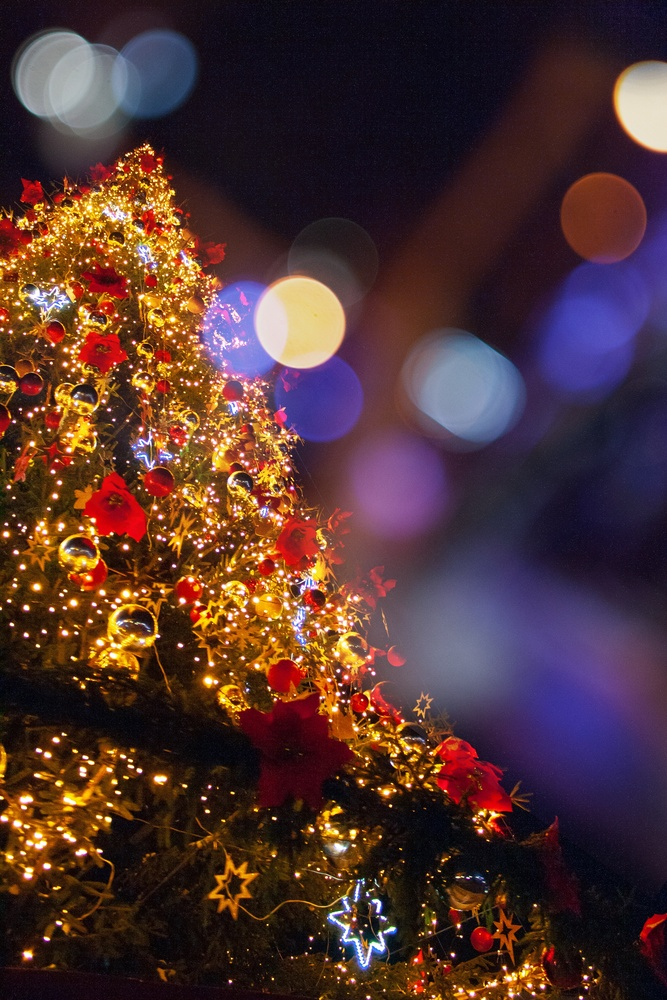
#> input picture images/input.jpg, 667 x 1000 px, shrunk from 2592 x 3888 before the run
$ jupyter execute '04 - Color splits.ipynb'
#> lines starting #> are read from the running program, lines starting #| are printed output that depends on the picture
## Note :  First thing to remember about OpenCV's RGB is that it's BGR
###

[cell 1]
import cv2
import numpy as np

image = cv2.imread('../images/input.jpg')
#> image is the input picture: shape (1000, 667, 3); mean B, G, R 50.4, 51.7, 80.5

### individual color levels for the first pixel (0,0)

[cell 2]
# BGR Values for the first 0,0 pixel
B, G, R = image[0, 0]
#> B = 14; G = 6; R = 17
print (B, G, R)
#| 14 6 17
print (image.shape)
#| (1000, 667, 3)

### As we have seen earlier

[cell 3]
gray_img = cv2.cvtColor(image, cv2.COLOR_BGR2GRAY)
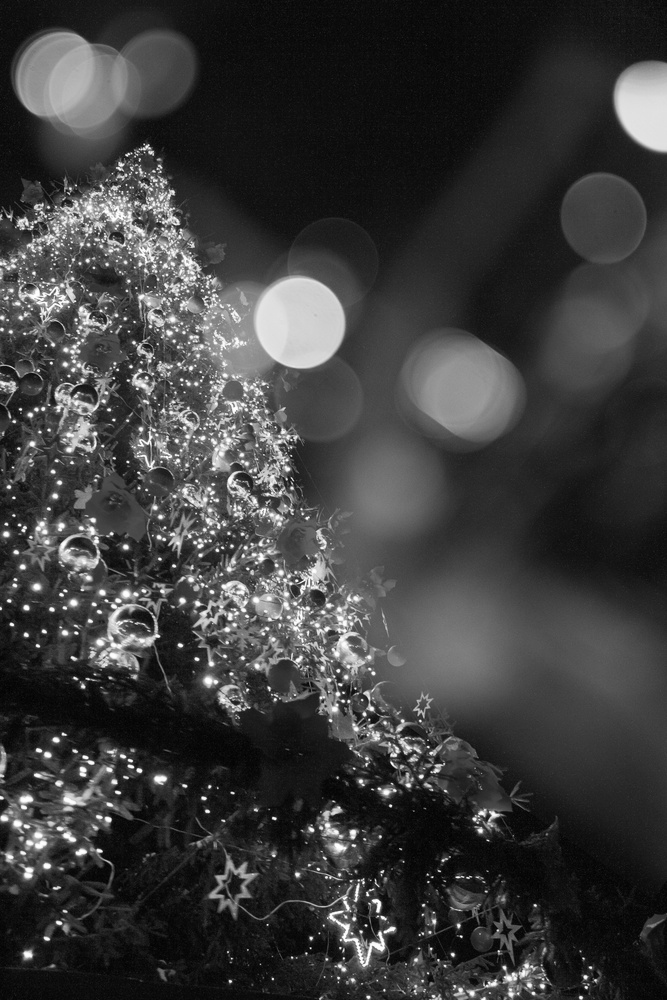
#> gray_img: shape (1000, 667); min 0, max 255, mean 60.1
print (gray_img.shape)
#| (1000, 667)
print (gray_img[0, 0])
#| 10

Each pixel coordinate has only one value (previously 3) with a range of 0 to 255 because its grayscale

[cell 4]
gray_img[0, 0]
#> Out = 10

### individual channels in an RGB image

[cell 5]
image = cv2.imread('../images/input.jpg')

# OpenCV's 'split' function splites the image into each color index
B, G, R = cv2.split(image)
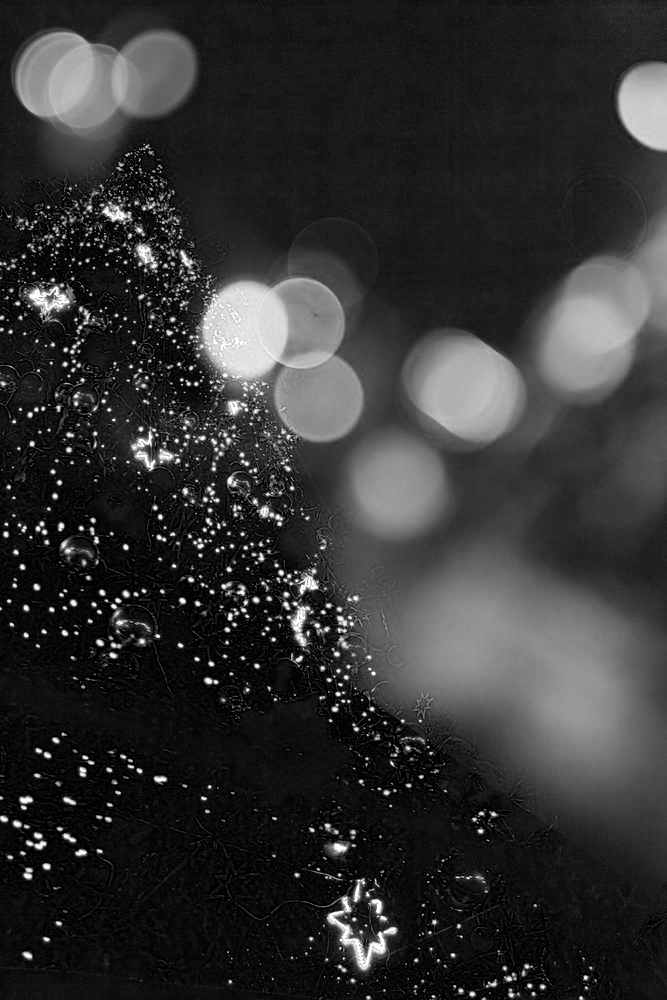
#> B: shape (1000, 667); min 0, max 255, mean 50.4
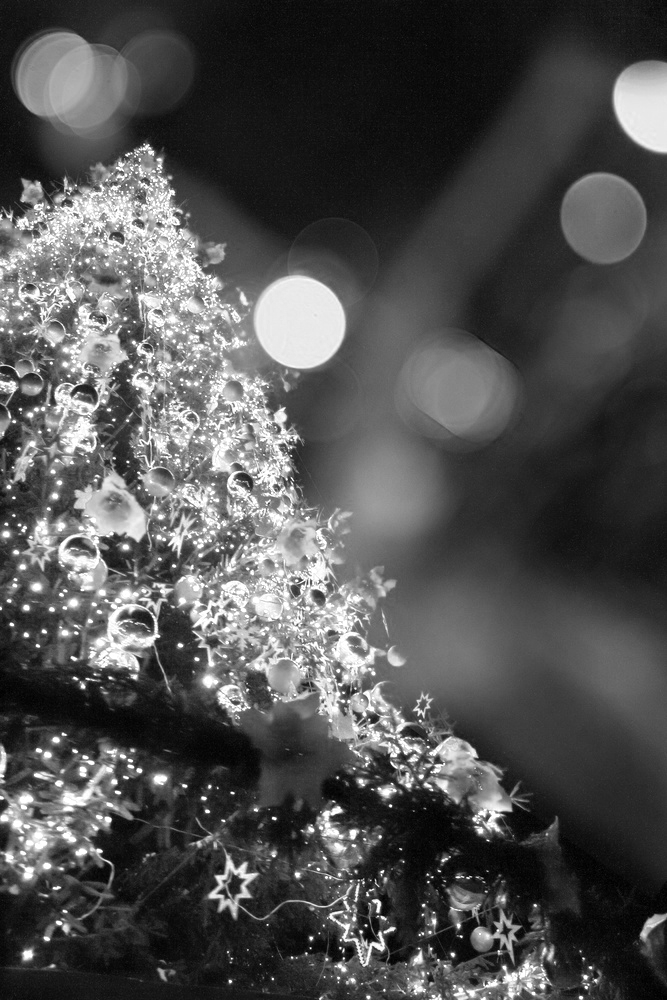
#> R: shape (1000, 667); min 0, max 255, mean 80.5

print (B.shape)
#| (1000, 667)
cv2.imshow("Red", R)
cv2.imshow("Green", G)
cv2.imshow("Blue", B)
cv2.waitKey(0)
cv2.destroyAllWindows()

# Let's re-make the original image,
merged = cv2.merge([B, G, R])
cv2.imshow("Merged", merged)

cv2.waitKey(0)
cv2.destroyAllWindows()

[cell 6]
image = cv2.imread('../images/input.jpg')

# OpenCV's 'split' function splites the image into each color index
B, G, R = cv2.split(image)

print (B.shape)
#| (1000, 667)
cv2.imshow("Red", R)
cv2.imshow("Green", G)
cv2.imshow("Blue", B)
cv2.waitKey(0)
cv2.destroyAllWindows()

# Let's amplify the blue color
merged = cv2.merge([B, G+100, R])
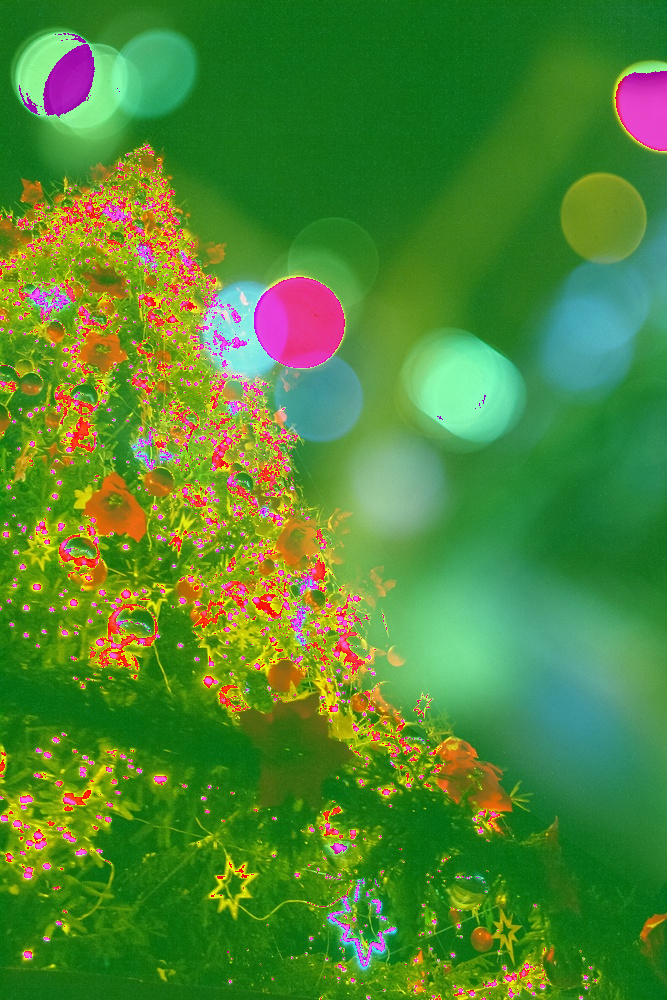
#> merged: shape (1000, 667, 3); mean B, G, R 50.4, 136.6, 80.5
cv2.imshow("Merged with Blue Amplified", merged)

cv2.waitKey(0)
cv2.destroyAllWindows()

### what if the image has only one colur..?

[cell 7]
import cv2
import numpy as np

B, G, R = cv2.split(image)

# Let's create a matrix of zeros
# with dimensions of the image h x w
zeros = np.zeros(image.shape[:2], dtype = "uint8")

cv2.imshow("Red", cv2.merge([zeros, zeros, R]))
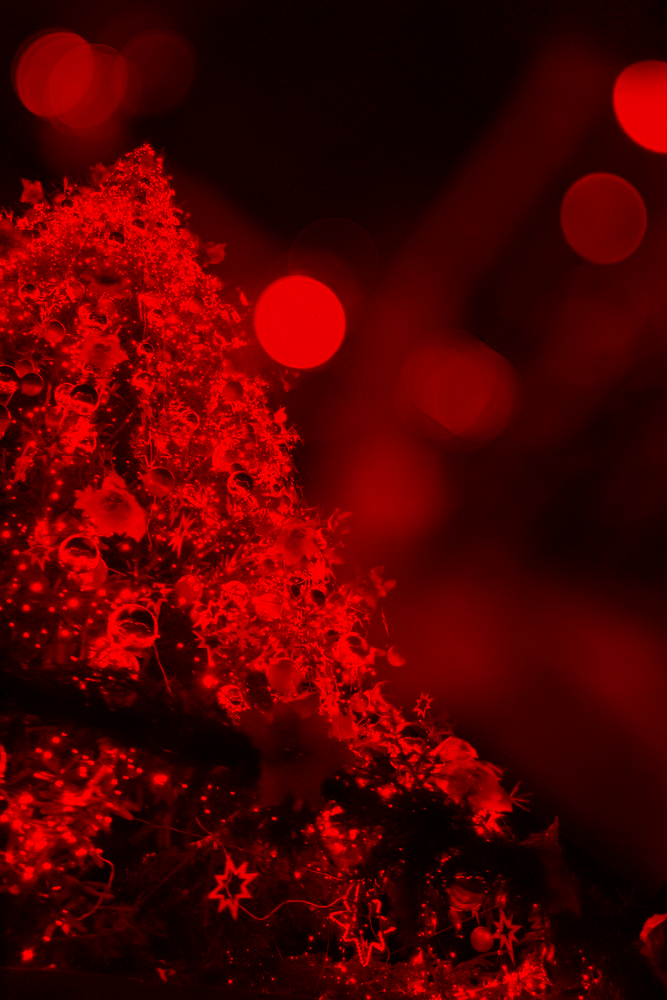
#> window 'Red': shape (1000, 667, 3); mean B, G, R 0, 0, 80.5
cv2.imshow("Green", cv2.merge([zeros, G, zeros]))
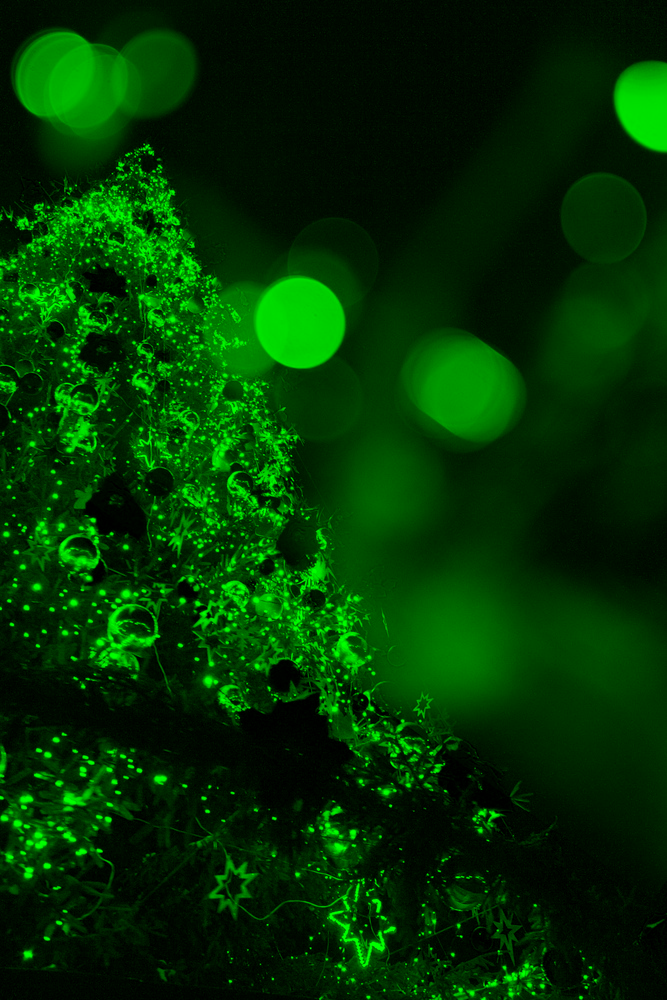
#> window 'Green': shape (1000, 667, 3); mean B, G, R 0, 51.7, 0
cv2.imshow("Blue", cv2.merge([B, zeros, zeros]))
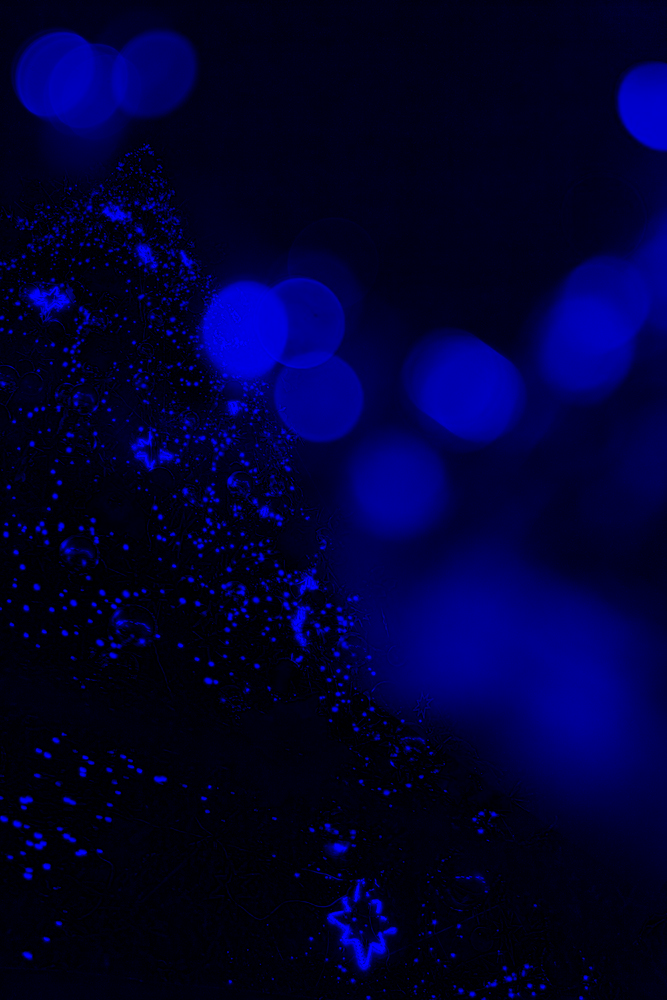
#> window 'Blue': shape (1000, 667, 3); mean B, G, R 50.4, 0, 0

cv2.waitKey(0)
cv2.destroyAllWindows()

$ run again, with images/Sunflowers.jpg copied over images/input.jpg
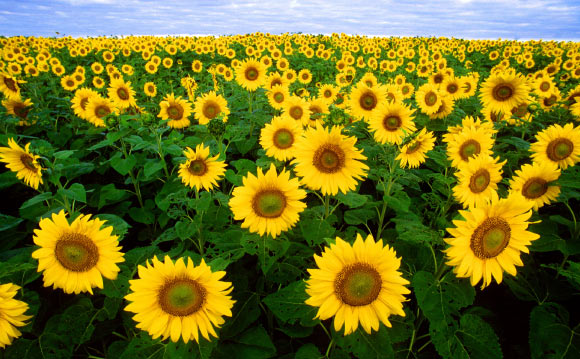
#> input picture images/Sunflowers.jpg, 580 x 359 px
#> image is the input picture: shape (359, 580, 3); mean B, G, R 33.5, 114.1, 115.8
#> `B, G, R = image[0, 0]`: B = 247; G = 159; R = 118
#| 247 159 118
#| (359, 580, 3)
#> `gray_img = cv2.cvtColor(image, cv2.COLOR_BGR2GRAY)`:
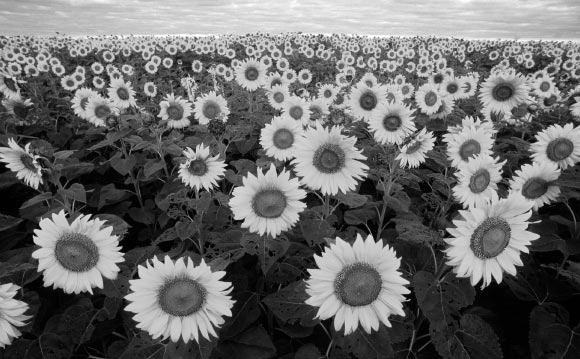
#> gray_img: shape (359, 580); min 0, max 255, mean 105.4
#| (359, 580)
#| 157
#> Out = 157
#| (359, 580)
#| (359, 580)
#> `cv2.imshow("Blue", cv2.merge([B, zeros, zeros]))`:
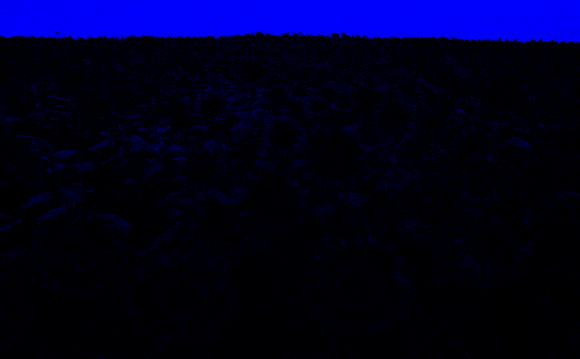
#> window 'Blue': shape (359, 580, 3); mean B, G, R 33.5, 0, 0
